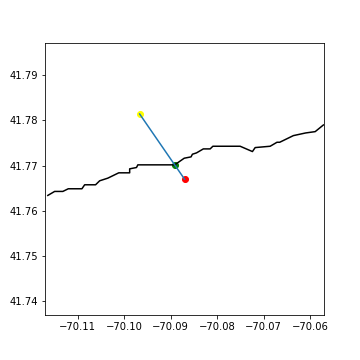

Generate this figure with Python:
# -*- coding: utf-8 -*-
"""
Created on Sat Nov  3 21:19:50 2018

@author: xiaojian
"""
from math import radians, cos, sin, atan, sqrt 
import numpy as np
from matplotlib.path import Path
from scipy import  interpolate
from datetime import datetime, timedelta
import matplotlib.pyplot as plt
from matplotlib.patches import Circle
def haversine(lon1, lat1, lon2, lat2): 
    """ 
    Calculate the great circle distance between two points  
    on the earth (specified in decimal degrees) 
    """   
    lon1, lat1, lon2, lat2 = map(radians, [lon1, lat1, lon2, lat2])  
    #print 34
    dlon = lon2 - lon1   
    dlat = lat2 - lat1   
    a = sin(dlat/2)**2 + cos(lat1) * cos(lat2) * sin(dlon/2)**2  
    c = 2 * atan(sqrt(a)/sqrt(1-a))   
    r = 6371 
    d=c * r
    #print type(d)
    return d
lon=-70.087
lat=41.767
size=0.03
r=0.010
track_days=7
km=1.5
dgree=km/111.0
endtime =datetime(2014,11,22,12,0,0)
starttime=endtime-timedelta(hours=track_days*24)

FNCL='necscoast_worldvec.dat'
CL=np.genfromtxt(FNCL,names=['lon','lat'])
cl=dict(lon=[],lat=[])
for a in np.arange(len(CL['lon'])):
    if CL['lon'][a]>lon-size and CL['lon'][a]<lon+size and CL['lat'][a]<lat+size and CL['lat'][a]>lat-size:
        cl['lon'].append(CL['lon'][a])
        cl['lat'].append(CL['lat'][a])

fig = plt.figure(figsize=(5,5))
ax = fig.add_subplot(111)
ax.plot(cl['lon'],cl['lat'],color='black')
ax.scatter(lon,lat,color='red')
ax.axis([lon-size,lon+size,lat-size,lat+size])
dis=[]
for a in np.arange(len(cl['lon'])):
    d=haversine(cl['lon'][a],cl['lat'][a],lon,lat)
    dis.append(d)
index=np.argmin(dis)
plt.scatter(cl['lon'][index],cl['lat'][index],color='green')
lonz=cl['lon'][index]
latz=cl['lat'][index]
k=(latz-lat)/(lonz-lon)

lon_w1=lonz+np.sqrt(dgree**2/(1+k**2))
lon_w2=lonz-np.sqrt(dgree**2/(1+k**2))
d1=abs(lon_w1-lon)
d2=abs(lon_w2-lon)
if d1>d2:
    lon_w=lon_w1
    lat_w=k*(lon_w-lonz)+latz
else:
    lon_w=lon_w2
    lat_w=k*(lon_w-lonz)+latz
ax.scatter(lon_w,lat_w,color='yellow')
ax.plot([lon,lon_w],[lat,lat_w])
plt.savefig('method1')
plt.show()

